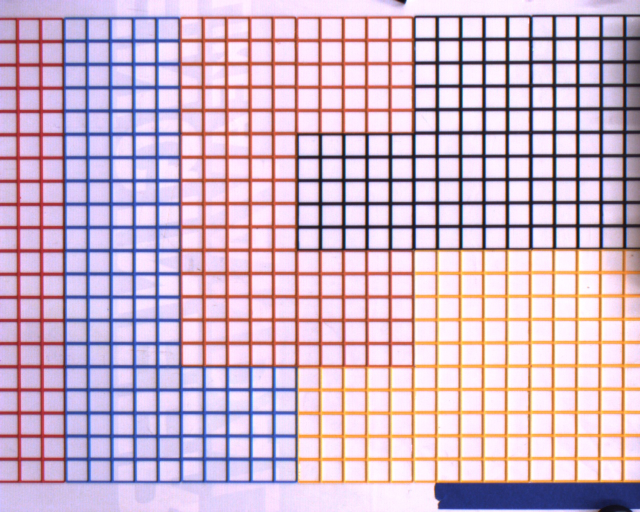
#> input picture 03_Vision/sample_images/clean_workspace.jpg, 1280 x 1024 px, found by its file name (shown at 1/2 size)
$ python grid_script.py
#> lines starting #> are read from the running program, lines starting #| are printed output that depends on the picture; after the words box and inside, x2 and y2 are one past the last pixel; in counts of white or black regions, pixels touching at a corner belong together
import cv2
import numpy as np
import json
from scipy.cluster.hierarchy import fclusterdata


def classify_color(mean_hsv):
    """
    Classify the average HSV color into one of the zones.
    Ranges are approximate; tune based on your image's lighting/colors.
    """
    h, s, v = mean_hsv
    if v < 60:  # Dark
        return "black"
    if s < 40:  # Low saturation
        return "white"
    if 90 < h < 140:  # Blue hues
        return "blue"
    if (0 <= h < 10) or (170 < h <= 180):  # Red hues
        return "red"
    if 10 < h < 25:  # Orange hues
        return "orange"
    if 25 < h < 40:  # Yellow hues
        return "yellow"
    return "unknown"


# Load the image
img = cv2.imread("clean_workspace.jpg")
#> img is the input picture: shape (1024, 1280, 3); mean B, G, R 202.7, 182.2, 207.6
if img is None:
    raise ValueError("Image not found. Check the file path.")

cv2.rectangle(img, (0, 0), (1280, 30), 0, -1)
cv2.rectangle(img, (0, 970), (1280, 1024), 0, -1)
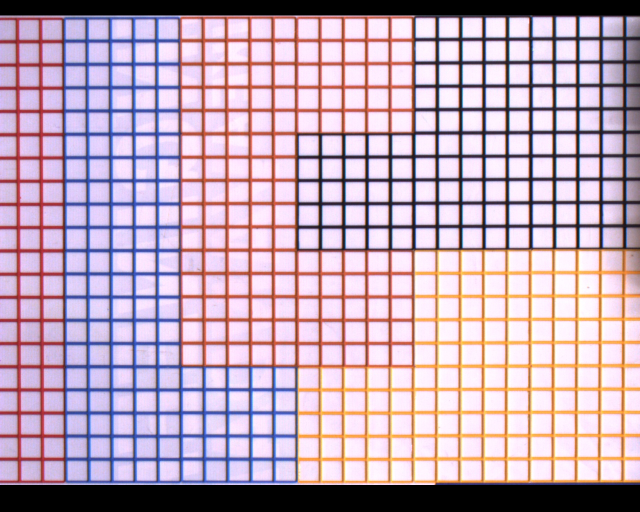
#> img: shape (1024, 1280, 3) (shown at 1/2 size); mean B, G, R 184.4, 167, 191.4
cv2.imwrite("debug_cover.jpg", img)

# Convert to HSV for color classification
hsv_img = cv2.cvtColor(img, cv2.COLOR_BGR2HSV)
#> hsv_img: shape (1024, 1280, 3); mean H, S, V 109.4, 56.3, 204

# Convert to grayscale for edge detection
gray = cv2.cvtColor(img, cv2.COLOR_BGR2GRAY)
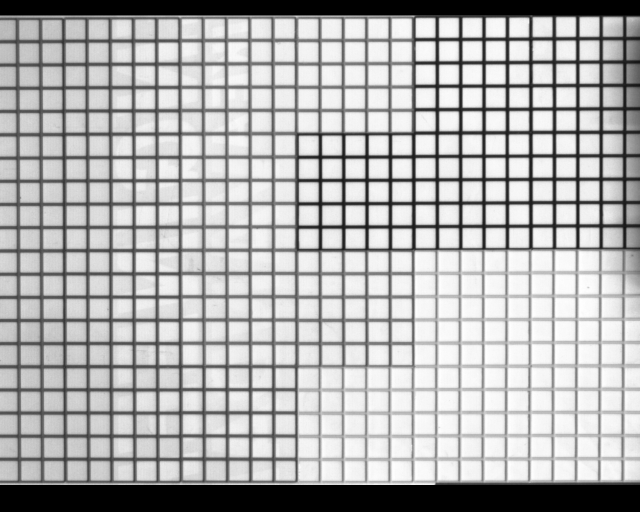
#> gray: shape (1024, 1280) (shown at 1/2 size); min 0, max 255, mean 176.3

# Apply Gaussian blur to reduce noise
blurred = cv2.GaussianBlur(gray, (9, 9), 0)

# Edge detection with Canny
edges = cv2.Canny(blurred, 50, 150)
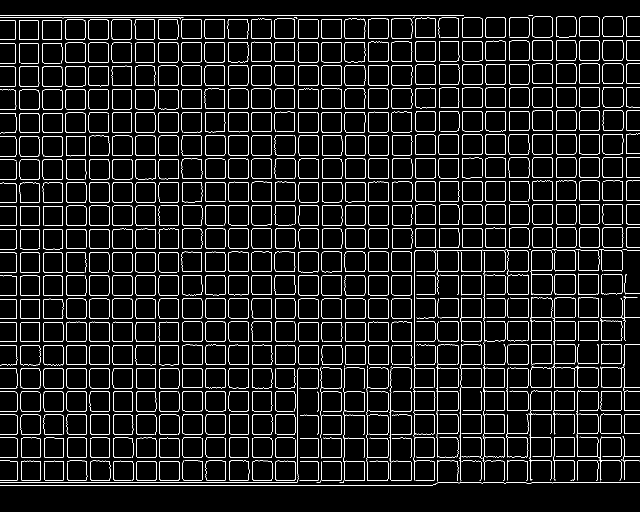
#> edges: shape (1024, 1280) (shown at 1/2 size); 6.7% white in thin lines or dots

# Dilate edges slightly to connect broken lines
kernel = np.ones((3, 3), np.uint8)
dilated = cv2.dilate(edges, kernel, iterations=1)
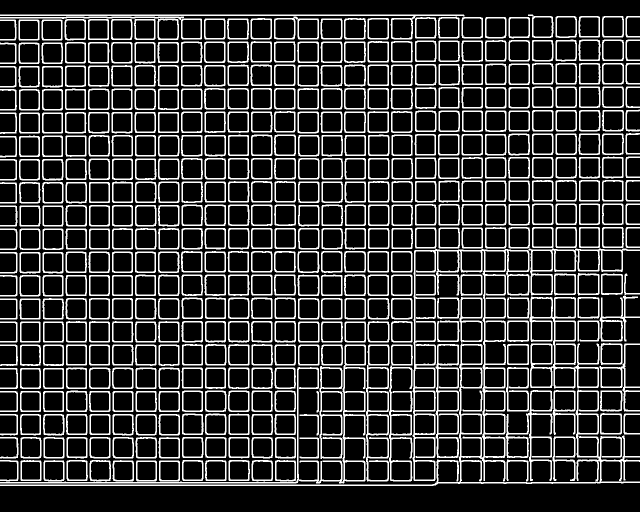
#> dilated: shape (1024, 1280) (shown at 1/2 size); 20.7% white; 466 white regions, largest, box (x1, y1, x2, y2) and area: (0, 497, 1280, 972) 27771, (0, 689, 732, 967) 6457, (1059, 593, 1199, 777) 4992

# Detect lines with Probabilistic Hough Transform
lines = cv2.HoughLinesP(
    dilated, rho=1, theta=np.pi / 180, threshold=50, minLineLength=20, maxLineGap=10
)
#> lines = 808 rows, first 6: [0, 875, 1248, 875], [633, 821, 1279, 821], [0, 636, 1212, 636], [0, 921, 1279, 921], [0, 782, 596, 782], [0, 829, 1016, 829]

if lines is None:
    raise ValueError("No lines detected. Adjust thresholds or check image.")

# Extract line coordinates
h_lines = []  # Horizontal
v_lines = []  # Vertical
for line in lines:
    x1, y1, x2, y2 = line[0]
    if abs(y1 - y2) < abs(x1 - x2):
        h_lines.append((x1, y1, x2, y2))
    else:
        v_lines.append((x1, y1, x2, y2))
#> this loop made 808 passes
#> after the loop, h_lines = 357 items, first 6: (0, 875, 1248, 875), (633, 821, 1279, 821), (0, 636, 1212, 636), (0, 921, 1279, 921), (0, 782, 596, 782), (0, 829, 1016, 829); v_lines = 451 items, first 6: (596, 962, 596, 693), (684, 74, 684, 40), (591, 307, 591, 272), (689, 262, 689, 40), (450, 966, 450, 40), (364, 75, 364, 33)

# Cluster horizontal lines by y-position (average y for each line)
if h_lines:
    h_ys = [(y1 + y2) / 2 for x1, y1, x2, y2 in h_lines]
#> h_ys = 357 values, max 971 at index 41, min 29 at index 75, mean 508.9
    clusters_h = fclusterdata(
        np.array(h_ys)[:, np.newaxis], t=10, criterion="distance", metric="euclidean"
    )
#> clusters_h = 357 values, max 21 at index 4, min 1 at index 8, mean 10.73
    unique_ys = sorted(
        [
            np.mean([h_ys[k] for k in range(len(h_ys)) if clusters_h[k] == i])
            for i in set(clusters_h)
        ]
    )
#> unique_ys = [35, 79.65, 126.2, 173.2, 219.9, 266.1, 314.1, 360.1, 406.8, 453, 499.1, 546, 593.1, 639.3, 686.3, 732.1, 778.6, 825.3, 871, 916.4, 964.3]
else:
    raise ValueError("No horizontal lines detected.")

# Cluster vertical lines by x-position (average x for each line)
if v_lines:
    v_xs = [(x1 + x2) / 2 for x1, y1, x2, y2 in v_lines]
#> v_xs = 451 values, max 1253 at index 210, min 30 at index 340, mean 682
    clusters_v = fclusterdata(
        np.array(v_xs)[:, np.newaxis], t=10, criterion="distance", metric="euclidean"
    )
#> clusters_v = 451 values, max 27 at index 15, min 1 at index 56, mean 13.13
    unique_xs = sorted(
        [
            np.mean([v_xs[k] for k in range(len(v_xs)) if clusters_v[k] == i])
            for i in set(clusters_v)
        ]
    )
#> unique_xs = 27 values from 36.3 to 1247.7
else:
    raise ValueError("No vertical lines detected.")

# Now unique_ys and unique_xs define the grid boundaries
num_rows = len(unique_ys) - 1
#> num_rows = 20
num_cols = len(unique_xs) - 1
#> num_cols = 26
print(f"Detected grid: {num_rows} rows x {num_cols} columns")
#| Detected grid: 20 rows x 26 columns

# Create the grid map (top-left is image (0,0); we'll remap to bottom-left as (0,0) later if needed)
grid = [[None for _ in range(num_cols)] for _ in range(num_rows)]

for i in range(num_rows):
    for j in range(num_cols):
        # Calculate center of the cell
        cx = int((unique_xs[j] + unique_xs[j + 1]) / 2)
        cy = int((unique_ys[i] + unique_ys[i + 1]) / 2)

        # Sample a small central patch to avoid lines/objects (adjust size if cells are small)
        patch_size = 5
        patch = hsv_img[
            max(0, cy - patch_size) : cy + patch_size,
            max(0, cx - patch_size) : cx + patch_size,
        ]

        if patch.size == 0:
            grid[i][j] = "unknown"
            continue

        # Compute mean HSV
        mean_hsv = np.mean(patch, axis=(0, 1))

        # Classify
        grid[i][j] = classify_color(mean_hsv)

# Optional: Remap coordinates so bottom-left is (0,0) – reverse rows
grid = grid[::-1]  # Flip vertically

# Pick 3 squares for calibration (assuming bottom-left origin now)
# Home: (0,0) – bottom-left cell
# X-calibration: (1,0) – right of home
# Y-calibration: (0,1) – above home
# If out of bounds or wrong color, adjust indices manually
home_row, home_col = 0, 0
x_cal_row, x_cal_col = 0, 1
y_cal_row, y_cal_col = 1, 0

print(f"Home square (0,0): color {grid[home_row][home_col]}")
#| Home square (0,0): color blue
print(f"X-cal square (1,0): color {grid[x_cal_row][x_cal_col]}")
#| X-cal square (1,0): color blue
print(f"Y-cal square (0,1): color {grid[y_cal_row][y_cal_col]}")
#| Y-cal square (0,1): color blue

# Save to JSON
output = {
    "grid": grid,  # 2D list of colors, rows from bottom to top now
    "num_rows": len(grid),
    "num_cols": len(grid[0]) if grid else 0,
    "home_position": {
        "row": home_row,
        "col": home_col,
        "color": grid[home_row][home_col],
    },
    "calibration_positions": [
        {"row": x_cal_row, "col": x_cal_col, "color": grid[x_cal_row][x_cal_col]},
        {"row": y_cal_row, "col": y_cal_col, "color": grid[y_cal_row][y_cal_col]},
    ],
}
with open("grid_mapping.json", "w") as f:
    json.dump(output, f, indent=4)

print("Grid mapped and saved to grid_mapping.json")

# Optional: Draw detected grid for debugging (save visualized image)
vis_img = img.copy()
for y in unique_ys:
    cv2.line(vis_img, (0, int(y)), (img.shape[1], int(y)), (0, 255, 0), 2)
#> this loop made 21 passes
#> y on passes 1 to 12: 35, 79.65, 126.2, 173.2, 219.9, 266.1, 314.1, 360.1, 406.8, 453, 499.1, 546
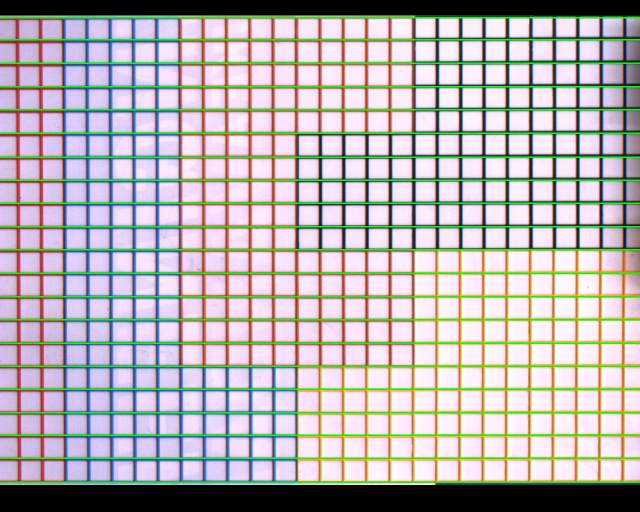
#> vis_img: shape (1024, 1280, 3) (shown at 1/2 size); 6.15% of pixels changed, all inside (x1, y1, x2, y2) = (0, 34, 1280, 966)
for x in unique_xs:
    cv2.line(vis_img, (int(x), 0), (int(x), img.shape[0]), (0, 255, 0), 2)
#> this loop made 27 passes
#> x on passes 1 to 12: 36.3, 82.88, 128.4, 175.1, 221.5, 267.5, 314.2, 360.4, 406.9, 453.5, 500.3, 546.8
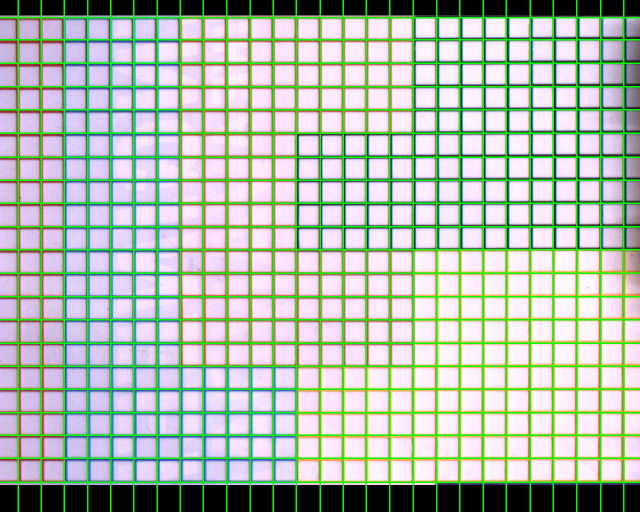
#> vis_img: shape (1024, 1280, 3) (shown at 1/2 size); 5.94% of pixels changed, all inside (x1, y1, x2, y2) = (35, 0, 1249, 1024)
cv2.imwrite("debug_grid.jpg", vis_img)

$ run again, with 03_Vision/sample_images/containers.jpg copied over 03_Vision/sample_images/clean_workspace.jpg
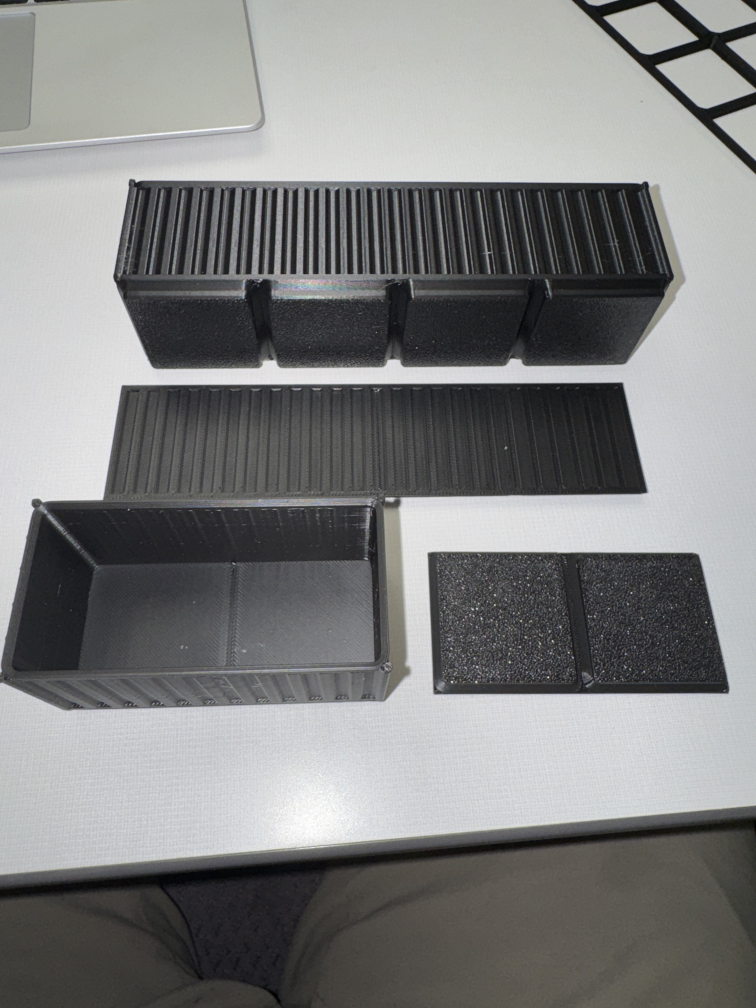
#> input picture 03_Vision/sample_images/containers.jpg, 3024 x 4032 px, found by its file name (shown at 1/4 size)
#> img is the input picture: shape (4032, 3024, 3); mean B, G, R 128.6, 128.9, 128.4
#> hsv_img: shape (4032, 3024, 3); mean H, S, V 73.4, 13.1, 129.6
#> `edges = cv2.Canny(blurred, 50, 150)`:
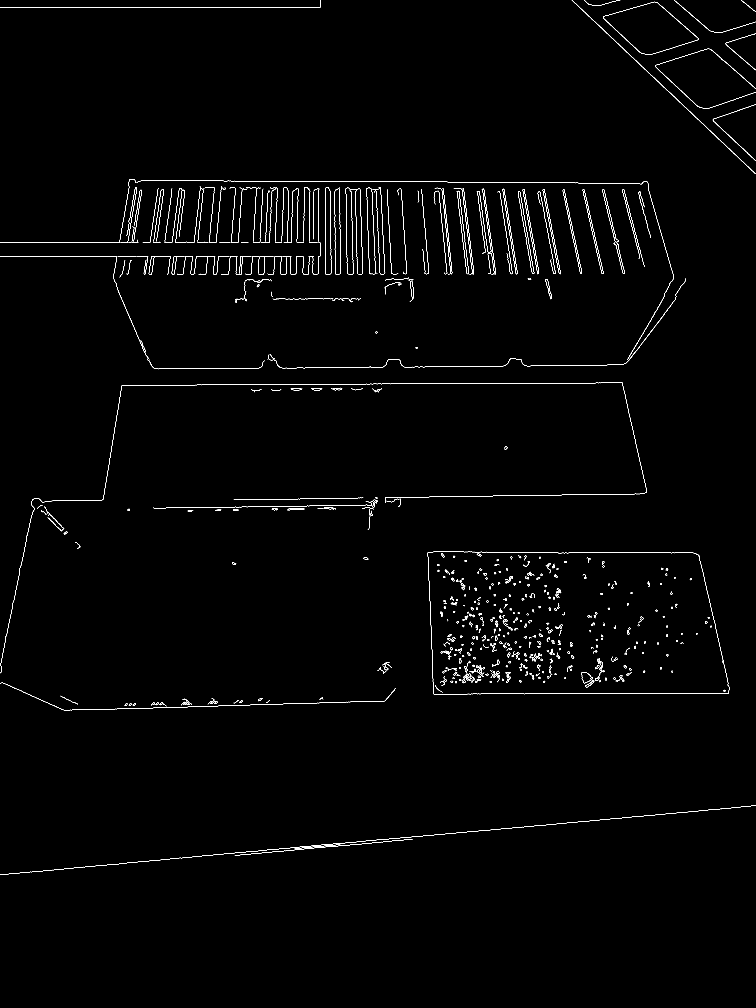
#> edges: shape (4032, 3024) (shown at 1/4 size); 0.6% white in thin lines or dots, all inside (x1, y1, x2, y2) = (0, 0, 3024, 3500)
#> dilated: shape (4032, 3024); 1.9% white; 416 white regions, largest, box (x1, y1, x2, y2) and area: (0, 1529, 2589, 2694) 16261, (0, 715, 2696, 1440) 14830, (1709, 2205, 2918, 2779) 10863
#> lines = 1722 rows, first 6: [0, 31, 1281, 31], [1099, 968, 1167, 968], [783, 1025, 1166, 1025], [873, 1024, 949, 1024], [0, 30, 1281, 30], [1540, 1990, 2161, 1980]
#> the loop `for line in lines:` made 1722 passes
#> after the loop `for line in lines:`: h_lines = 1127 items, first 6: (0, 31, 1281, 31), (1099, 968, 1167, 968), (783, 1025, 1166, 1025), (873, 1024, 949, 1024), (0, 30, 1281, 30), (1540, 1990, 2161, 1980); v_lines = 595 items, first 6: (2, 2655, 50, 2425), (2793, 2218, 2917, 2755), (2795, 2218, 2917, 2748), (9, 2617, 106, 2157), (1605, 756, 1628, 1093), (413, 1999, 486, 1541)
#> h_ys = 1127 values, max 3495.5 at index 76, min 7 at index 1026, mean 2019.5
#> clusters_h = 1127 values, max 59 at index 101, min 1 at index 21, mean 40.36
#> unique_ys = 59 values from 9.5 to 3481.9
#> v_xs = 595 values, max 2910 at index 586, min 12 at index 412, mean 1541.9
#> clusters_v = 595 values, max 84 at index 572, min 1 at index 432, mean 37.22
#> unique_xs = 84 values from 12 to 2910
#> num_rows = 58
#> num_cols = 83
#| Detected grid: 58 rows x 83 columns
#| Home square (0,0): color white
#| X-cal square (1,0): color white
#| Y-cal square (0,1): color white
#> the loop `for y in unique_ys:` made 59 passes
#> y on passes 1 to 8: 9.5, 30.82, 62.3, 103.5, 146.4, 179.9, 223.8, 267
#> the loop `for x in unique_xs:` made 84 passes
#> x on passes 1 to 8: 12, 26, 39, 57.5, 68.5, 90.33, 122.8, 161
#> after the loop `for x in unique_xs:`:
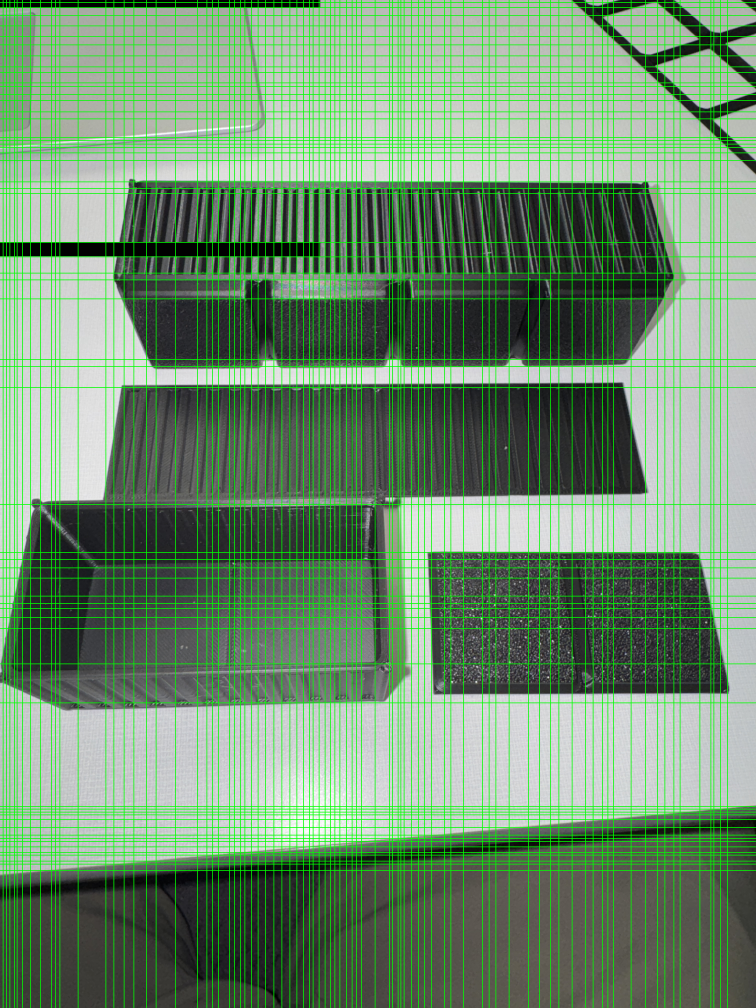
#> vis_img: shape (4032, 3024, 3) (shown at 1/4 size); mean B, G, R 111, 142.7, 110.8
